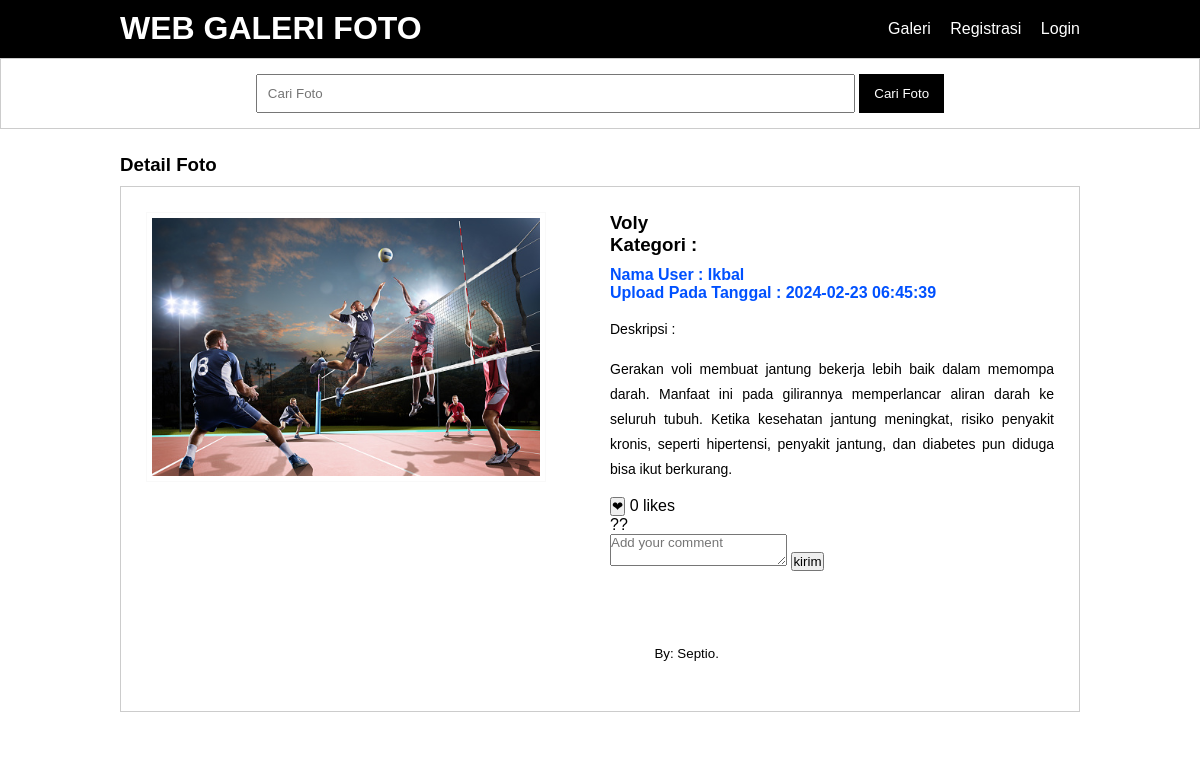
The app's page /detail-image.php?id=55 with its own data.
### tables this page shows
CREATE TABLE `tb_image` (
  `image_id` int(11) NOT NULL,
  `category_id` int(11) NOT NULL,
  `category_name` varchar(100) NOT NULL,
  `admin_id` int(11) NOT NULL,
  `admin_name` varchar(100) NOT NULL,
  `image_name` varchar(100) NOT NULL,
  `image_description` text NOT NULL,
  `image` varchar(100) NOT NULL,
  `image_status` tinyint(1) NOT NULL,
  `date_created` timestamp NOT NULL DEFAULT current_timestamp() ON UPDATE current_timestamp()
);

### detail-image.php (the view, shortened to what this page needs)
<?php
    include 'db.php';
	$produk = mysqli_query($conn, "SELECT * FROM tb_image WHERE image_id = '".$_GET['id']."' ");
	$p = mysqli_fetch_object($produk);
?>
<!DOCTYPE html PUBLIC "-//W3C//DTD XHTML 1.0 Transitional//EN" "http://www.w3.org/TR/xhtml1/DTD/xhtml1-transitional.dtd">
<html xmlns="http://www.w3.org/1999/xhtml">
<head>
<link rel="stylesheet" type="text/css" href="css/style.css">
</head>
<body>
    <header>
        <div class="container">
        <h1><a href="index.php">WEB GALERI FOTO</a></h1>
        <ul>
            <li><a href="galeri.php">Galeri</a></li>
           <li><a href="registrasi.php">Registrasi</a></li>
           <li><a href="login.php">Login</a></li>
        </ul>
        </div>
    </header>
    <div class="search">
        <div class="container">
            <form action="galeri.php">
                <input type="text" name="search" placeholder="Cari Foto" value="<?php echo $_GET['search'] ?>" />
                <input type="submit" name="cari" value="Cari Foto" />
            </form>
        </div>
    </div>
    <div class="section">
        <div class="container">
             <h3>Detail Foto</h3>
            <div class="box">
                <div class="col-2">
                   <img src="foto/<?php echo $p->image ?>" width="90%" />
                </div>
                <div class="col-2">
                   <h3><?php echo $p->image_name ?><br />Kategori : <?php echo $p->category_name  ?></h3>
                   <h4>Nama User : <?php echo $p->admin_name ?><br />
                   Upload Pada Tanggal : <?php echo $p->date_created  ?></h4>
                   <p>Deskripsi :<br />
                        <?php echo $p->image_description ?>
                   </p>
    <div class="post">
    <div class="actions">
        <div class="like-comment">
            <button class="like-btn" onclick="toggleLike()">&#x2764;</button>
            <span id="likeCount">0 likes</span>
        </div>
        <div class="comment-btn" onclick="showCommentForm()">??</div>
    </div>
    <div class="comment-form" id="commentForm">
        <form onsubmit="addCommentFromForm(event)">
            <textarea id="commentText" placeholder="Add your comment"></textarea>
            <button type="submit">kirim</button>
        </form>
    </div>
</div>
<footer>
</footer>
</body>
</html>
    <footer>
        <div class="container">
            <small>By: Septio.</small>
        </div>
    </footer>

### css/style.css (style rules this page uses)
* { padding:0; margin:0; font-family:'Quicksand', sans-serif; }
body { background-color:#ffffff; }
a { color: inherit; text-decoration:none; }
header { background-color: #000000; color: #fff; }
header h1 { float:left; padding:10px 0; }
header ul { float:right; }
header ul li { display:inline-block; }
header ul li a { padding:20px 0 20px 15px; display: inline-block; }
footer { padding:25px 0; }
.container { width: 80%; margin: 0 auto; }
.container:after { content:''; display: block; clear:both; }
.section { padding:25px 0; }
.box { background-color: #fff; border:1px solid #ccc; padding:15px; box-sizing: border-box; margin:10px 0 25px 0; }
.box:after { content: ''; display: block; clear: both; }
.search { padding:15px 0; background-color: #fff; border:1px solid #ccc; text-align: center; }
.search input[type=text] { width: 60%; padding:10px; }
.search input[type=submit] { padding:12px 15px; background-color: #000000; color: #fff; border:none; cursor:pointer; }
.col-2 { width: 50%; min-height: 200px; padding:10px; box-sizing: border-box; float: left; }
.col-2 img { border:1px solid #f9f9f9; padding:5px; box-sizing: border-box; }
.col-2 h3 { margin-bottom: 10px; }
.col-2 h4 { color: #0051ff; }
.col-2 p { margin:15px 0; text-align: justify; line-height: 25px; font-size: 14px; }

### records on screen
tb_image: image (picture), image_name "Voly", admin_name "Ikbal", date_created "2024-02-23 06:45:39", image_description "Gerakan voli membuat jantung bekerja lebih baik dalam memompa darah. Manfaat ini pada gilirannya memperlancar aliran darah ke seluruh tubuh. Ketika kesehatan jantung meningkat, risiko penyakit kronis, seperti hipertensi, penyakit jantung, dan diabetes pun diduga bisa ikut berkurang."
